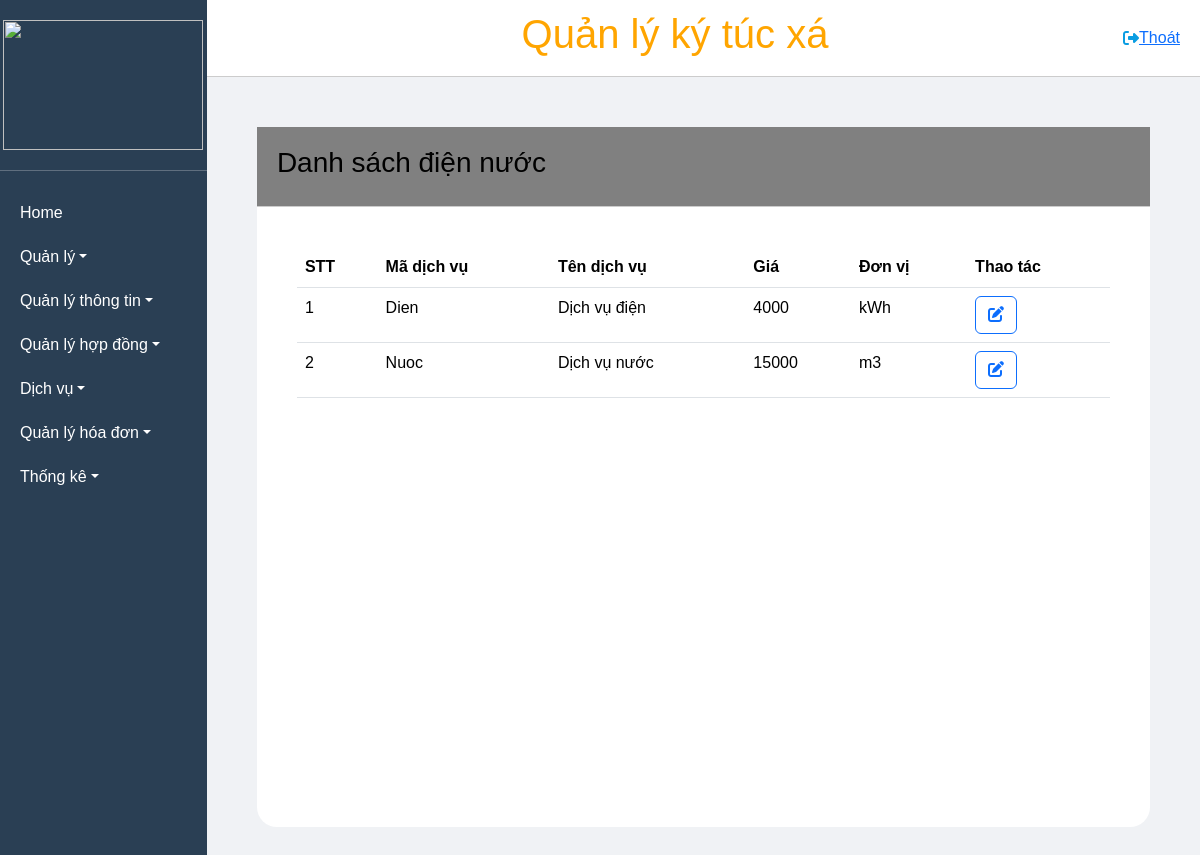
Screenshot of /DanhsachDN with the database file from the repository.
### tables this page shows
CREATE TABLE `dich_vu_dien_nuoc` (
  `id_service` varchar(50) NOT NULL,
  `name_service` varchar(100) NOT NULL,
  `price` double NOT NULL,
  `unit` varchar(50) NOT NULL
);

### MVC/Core/controller.php (called while the page is built, shortened)
<?php
class controller
{
    public function model($model)
    {
        return new $model;
    }
    public function view($view, $data = [])
    {
        require_once './MVC/Views/' . $view . '.php';
    }
}

### MVC/Controllers/DanhsachDN.php (called while the page is built, shortened)
<?php
class DanhsachDN extends controller{
    private $dsdv;
    function __construct()
    {
        $this->dsdv = $this->model('DienNuoc_m');
    }
    function Get_data()
    {
        $dulieu = $this->dsdv->dichvuDN_all();
        $this->view('MasterLayout', [
            'page' => 'DanhsachDN_v',
            'dulieu' => $dulieu,
        ]);
    }
}

### MVC/Core/app.php (called while the page is built, shortened)
<?php
class app
{
    protected $action = 'Get_data';
    function __construct()
    {
        $arr = $this->processURL();
        if ($arr != null) {
            if (file_exists('./MVC/Controllers/' . $arr[0] . '.php')) {
                unset($arr[0]);
            }
        }
        $this->controller = new $this->controller;
        $this->param = $arr ? array_values($arr) : [];
        call_user_func_array([$this->controller, $this->action], $this->param);
    }
    function processURL()
    {
        if (isset($_GET['url'])) {
            return explode('/', filter_var(trim($_GET['url']), FILTER_DEFAULT));
        }
    }
}

### index.php (called while the page is built, shortened)
<?php
$app = new app();
?>

### MVC/Core/connectDB.php (called while the page is built, shortened)
<?php
class connectDB
{
    protected $serverName = "localhost";
    protected $userName = "root";
    protected $pwd = "";
    protected $dbName = "qlktx";
    function __construct()
    {
        $this->conn = mysqli_connect($this->serverName, $this->userName, $this->pwd, $this->dbName);
    }
}

### MVC/Models/DienNuoc_m.php (called while the page is built, shortened)
<?php
class DienNuoc_m extends connectDB
{
    public function dichvuDN_all()
    {
        $sql = "SELECT * FROM dich_vu_dien_nuoc";
        return mysqli_query($this->conn, $sql);
    }
}

### MVC/Views/Pages/DanhsachDN_v.php (the view, shortened to what this page needs)
<!DOCTYPE html>
<html lang="en">
<head>
</head>
<body>
    <div class="main">
        <div class="header">
            <h3>Danh sách điện nước</h3>
        </div>
        <form method="post" action="http://localhost/QuanLyKyTucXa_new/DanhsachDN/timkiem">
            <div class="form-inline">
                <table class="table table-hover">
                    <thead>
                        <tr>
                            <th>STT</th>
                            <th>Mã dịch vụ</th>
                            <th>Tên dịch vụ</th>
                            <th>Giá</th>
                            <th>Đơn vị</th>
                            <th>Thao tác</th>
                        </tr>
                    </thead>
                    <tbody>
                        <?php
                        $i = 1;
                        if (isset($data['dulieu']) && mysqli_num_rows($data['dulieu']) > 0) {
                            while ($row = mysqli_fetch_assoc($data['dulieu'])) {
                        ?>
                                <tr>
                                    <td><?php echo htmlspecialchars($i++) ?></td>
                                    <td><?php echo htmlspecialchars($row['id_service']) ?></td>
                                    <td><?php echo htmlspecialchars($row['name_service']) ?></td>
                                    <td><?php echo htmlspecialchars($row['price']) ?></td>
                                    <td><?php echo htmlspecialchars($row['unit']) ?></td>
                                    <td>
                                        <button onclick="updateDataDN('<?php echo htmlspecialchars(json_encode($row)) ?>')" type="button" class="btn btn-outline-primary" data-bs-toggle="modal" data-bs-target="#editServiceModal"><i class="fa-solid fa-pen-to-square"></i></button>
                                    </td>
                                </tr>
                        <?php
                            }
                        }
                        ?>
                    </tbody>
                </table>
            </div>
</body>
</html>

### Public/CSS/style.css (style rules this page uses)
* { padding: 0; margin: 0; box-sizing: border-box; }
.header { display: flex; align-items: center; justify-content:space-between ; padding: 20px; }
.main { height: 700px; background-color: #fff; border-radius: 20px; margin: 50px 50px 50px 50px ; }
body { background-color: #F0F2F5; }

### Public/CSS/master.css (style rules this page uses)
* { margin: 0; padding: 0; box-sizing: border-box; font-family: Arial, sans-serif; }
html, body { height: 100%; overflow: hidden; }
.header { background-color: grey; padding: 10px 20px; border-bottom: 1px solid #ccc; height: 80px; display: flex; justify-content: space-between; align-items: center; color: black; }

### Public/CSS/l1.css (style rules this page uses)
.form-inline { border-radius: 20px; background-color: white; padding: 40px; text-align: left; }

### rows the page displays
dich_vu_dien_nuoc: id_service "Dien", name_service "Dịch vụ điện", price "4000", unit "kWh"
dich_vu_dien_nuoc: id_service "Nuoc", name_service "Dịch vụ nước", price "15000", unit "m3"
